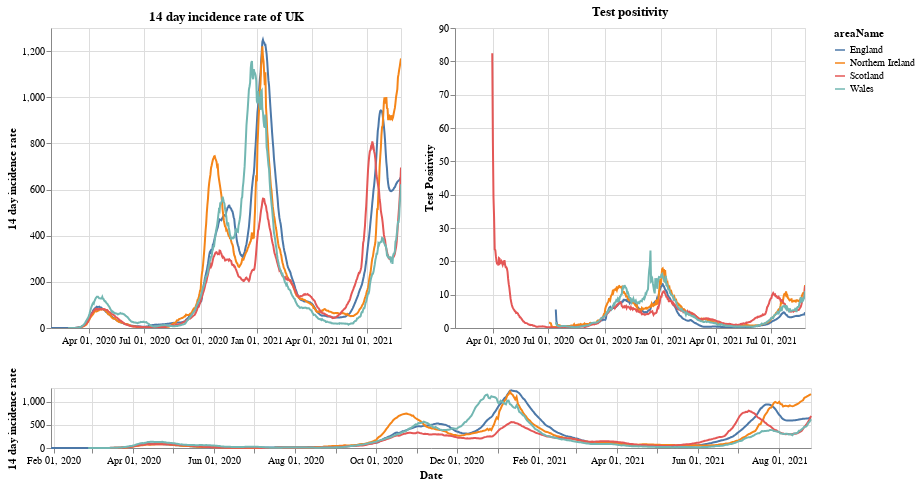

Notebook code for this chart:
### Markdown cell above
# Plots

First a plot with each country in the UK. The top right shows the positivity rate for (which is the percentage of registered tests which were positive) while the top left is the 14 day incidence rate. The bottom chart can be used to select the timeframe (does not work on a mobile device).

### Code cell
#collapse
brush = alt.selection(type='interval', name='DateBrush',encodings=['x'],fields=['Time'])
leg_selection = alt.selection_multi(fields=['areaName'], bind='legend')

base = alt.Chart(uk_cases).mark_line().encode(
    x=alt.X("yearmonthdate(date):T", axis=alt.Axis(title='Date')),
    y=alt.Y("twoWeeklyCasesRate:Q", axis=alt.Axis(title='14 day incidence rate')),
    tooltip=['areaName', 'date','twoWeeklyCasesRate', 'testPositivity'],
    color='areaName',
    opacity=alt.condition(leg_selection, alt.value(2), alt.value(0.1))
).add_selection(leg_selection).properties(width=350)

upper = base.encode(alt.X('yearmonthdate(date):T', axis=alt.Axis(title=''),
                         scale=alt.Scale(domain=brush))
                   ).properties(title=f'14 day incidence rate of UK')
upper_right = upper.encode(alt.Y('testPositivity:Q', axis=alt.Axis(title='Test Positivity'))).properties(title='Test positivity')
lower = base.properties(height=60, width = 760).add_selection(brush)

(upper | upper_right) & lower

### Figure 1 — Vega-Lite specification as saved in the notebook (floating-point values rounded to 4 significant figures; data arrays with more than 128 entries replaced by an {"elided": "..."} marker saying what was removed)
{"config": {"view": {"continuousWidth": 400, "continuousHeight": 300}}, "vconcat": [{"hconcat": [{"mark": "line", "encoding": {"color": {"type": "nominal", "field": "areaName"}, "opacity": {"condition": {"value": 2, "selection": "selector001"}, "value": 0.1}, "tooltip": [{"type": "nominal", "field": "areaName"}, {"type": "temporal", "field": "date"}, {"type": "quantitative", "field": "twoWeeklyCasesRate"}, {"type": "quantitative", "field": "testPositivity"}], "x": {"type": "temporal", "axis": {"title": ""}, "field": "date", "scale": {"domain": {"selection": "DateBrush"}}, "timeUnit": "yearmonthdate"}, "y": {"type": "quantitative", "axis": {"title": "14 day incidence rate"}, "field": "twoWeeklyCasesRate"}}, "selection": {"selector001": {"type": "multi", "fields": ["areaName"], "bind": "legend"}}, "title": "14 day incidence rate of UK", "width": 350}, {"mark": "line", "encoding": {"color": {"type": "nominal", "field": "areaName"}, "opacity": {"condition": {"value": 2, "selection": "selector001"}, "value": 0.1}, "tooltip": [{"type": "nominal", "field": "areaName"}, {"type": "temporal", "field": "date"}, {"type": "quantitative", "field": "twoWeeklyCasesRate"}, {"type": "quantitative", "field": "testPositivity"}], "x": {"type": "temporal", "axis": {"title": ""}, "field": "date", "scale": {"domain": {"selection": "DateBrush"}}, "timeUnit": "yearmonthdate"}, "y": {"type": "quantitative", "axis": {"title": "Test Positivity"}, "field": "testPositivity"}}, "selection": {"selector001": {"type": "multi", "fields": ["areaName"], "bind": "legend"}}, "title": "Test positivity", "width": 350}]}, {"mark": "line", "encoding": {"color": {"type": "nominal", "field": "areaName"}, "opacity": {"condition": {"value": 2, "selection": "selector001"}, "value": 0.1}, "tooltip": [{"type": "nominal", "field": "areaName"}, {"type": "temporal", "field": "date"}, {"type": "quantitative", "field": "twoWeeklyCasesRate"}, {"type": "quantitative", "field": "testPositivity"}], "x": {"type": "temporal", "axis": {"title": "Date"}, "field": "date", "timeUnit": "yearmonthdate"}, "y": {"type": "quantitative", "axis": {"title": "14 day incidence rate"}, "field": "twoWeeklyCasesRate"}}, "height": 60, "selection": {"selector001": {"type": "multi", "fields": ["areaName"], "bind": "legend"}, "DateBrush": {"type": "interval", "encodings": ["x"], "fields": ["Time"]}}, "width": 760}], "data": {"name": "data-975de88a7b52165608276c59ae03b35b"}, "$schema": "https://vega.github.io/schema/vega-lite/v4.8.1.json", "datasets": {"data-975de88a7b52165608276c59ae03b35b": {"elided": "2204 records"}}}
